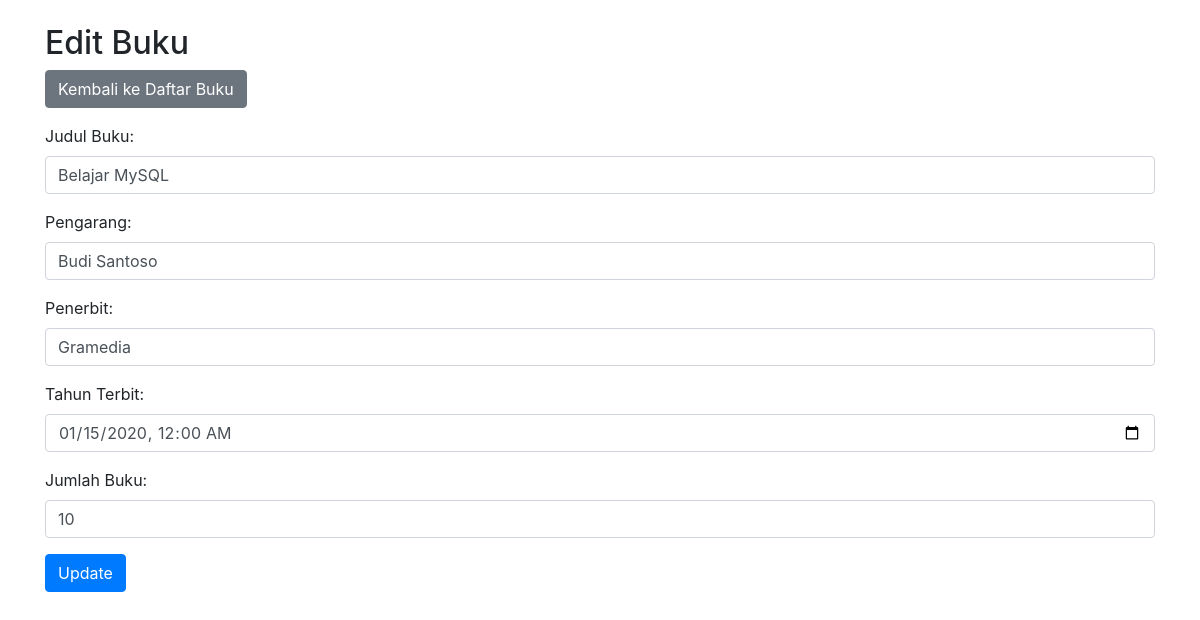
Page /edit_buku.php?id=1 on the committed database.
### tables this page shows
CREATE TABLE `buku` (
  `id_buku` int(11) NOT NULL,
  `judul_buku` varchar(50) NOT NULL,
  `pengarang` varchar(50) NOT NULL,
  `penerbit` varchar(50) NOT NULL,
  `thn_terbit` datetime NOT NULL,
  `jml_buku` int(40) NOT NULL,
  `tgl_input` datetime NOT NULL
);

### edit_buku.php (the view, shortened to what this page needs)
<!DOCTYPE html>
<html lang="en">
<head>
    <link rel="stylesheet" href="https://stackpath.bootstrapcdn.com/bootstrap/4.5.2/css/bootstrap.min.css">
</head>
<body>
<div class="container">
    <h2 class="mt-4">Edit Buku</h2>
    <a href="buku.php" class="btn btn-secondary mb-3">Kembali ke Daftar Buku</a>
    <?php
    include 'koneksi.php';
    if (isset($_GET['id'])) {
        $id = $_GET['id'];
        $sql = "SELECT * FROM buku WHERE id_buku = $id";
        $result = $conn->query($sql);
        if ($result->num_rows > 0) {
            $row = $result->fetch_assoc();
            $judul_buku = $row['judul_buku'];
            $pengarang = $row['pengarang'];
            $penerbit = $row['penerbit'];
            $thn_terbit = $row['thn_terbit'];
            $jml_buku = $row['jml_buku'];
        } else {
            echo "<div class='alert alert-danger'>Buku tidak ditemukan.</div>";
            exit();
        }
    } else {
        echo "<div class='alert alert-danger'>ID Buku tidak ditemukan.</div>";
        exit();
    }
    ?>
    <form action="" method="post">
        <div class="form-group">
            <label for="judul_buku">Judul Buku:</label>
            <input type="text" class="form-control" id="judul_buku" name="judul_buku" value="<?php echo $judul_buku; ?>" required>
        </div>
        <div class="form-group">
            <label for="pengarang">Pengarang:</label>
            <input type="text" class="form-control" id="pengarang" name="pengarang" value="<?php echo $pengarang; ?>" required>
        </div>
        <div class="form-group">
            <label for="penerbit">Penerbit:</label>
            <input type="text" class="form-control" id="penerbit" name="penerbit" value="<?php echo $penerbit; ?>" required>
        </div>
        <div class="form-group">
            <label for="thn_terbit">Tahun Terbit:</label>
            <input type="datetime-local" class="form-control" id="thn_terbit" name="thn_terbit" value="<?php echo $thn_terbit; ?>" required>
        </div>
        <div class="form-group">
            <label for="jml_buku">Jumlah Buku:</label>
            <input type="number" class="form-control" id="jml_buku" name="jml_buku" value="<?php echo $jml_buku; ?>" required>
        </div>
        <button type="submit" class="btn btn-primary">Update</button>
    </form>
</div>
</body>
</html>

### rows in the picture
buku: judul_buku "Belajar MySQL", pengarang "Budi Santoso", penerbit "Gramedia", thn_terbit "01/15/2020 00:00", jml_buku "10"
